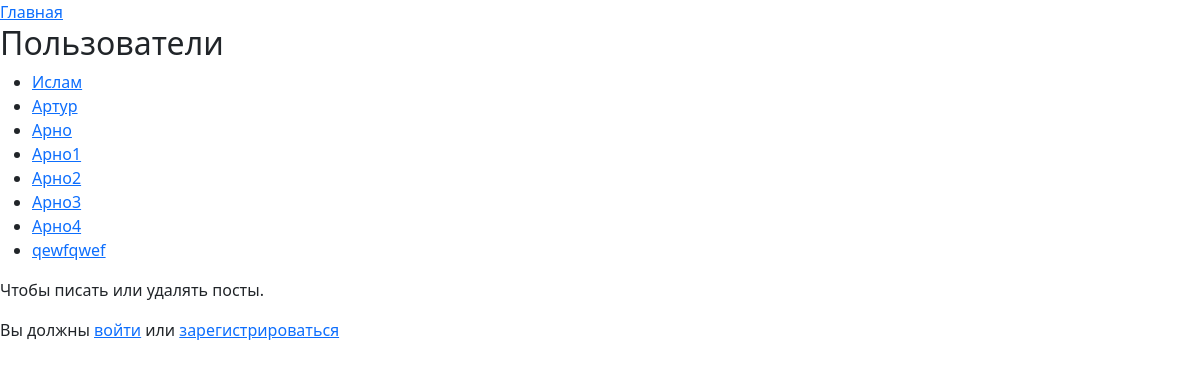
Before: / with the older database file.
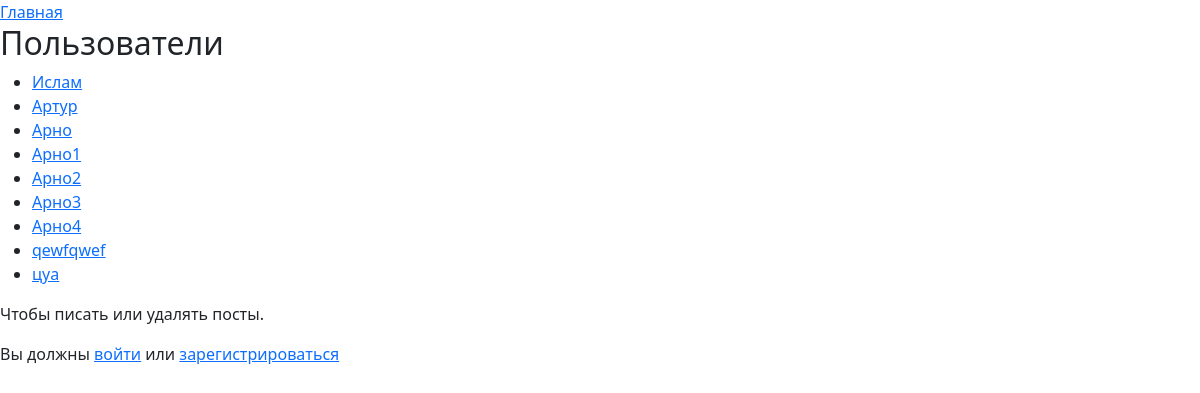
After: the same page with the newer database file.
### app/models.py (models this page shows)
class CustomUser(AbstractUser):  # Копирую модель User, в нем уже есть поле email
    pass

### app/views.py (the view)
# urls.py: path('', UserList.as_view(), name='user_list'),
class UserList(APIView):
    renderer_classes = [TemplateHTMLRenderer]
    template_name = 'app/user_list.html'
    def get(self, request):
        queryset = CustomUser.objects.all()
        return Response({'users': queryset})

### app/templates/app/user_list.html (shortened to what this page needs)
{% extends "app/base.html" %}
{% block content %}
    <h2>Пользователи</h2>
    <ul>
        {% for user in users %}
        <li><a href="{% url 'user_posts' user.id %}">{{ user.username }}</a></li>
        {% endfor %}
    </ul>
    {% if request.user.is_authenticated %}
        <a href="{% url 'user_add' %}">Добавить пост</a>
        <a href="{% url 'user_posts' user.id %}">Ваши посты</a>
        <p>Вы вошли {{ users.username }}.</p> <a href="{% url 'logout' %}">Выйти</a>
    {% else %}
        <p>Чтобы писать или удалять посты.</p>
        <p>Вы должны <a href="{% url 'login' %}">войти</a> или <a href="{% url 'register' %}">зарегистрироваться</a></p>
    {% endif %}
{% endblock %}

Changed rows visible on the page:
added CustomUser: username "цуа"
